Frame 1 (no input): blank canvas, image omitted
Frame 60 (the mouse pressed at the canvas centre just before this capture): blank canvas, image omitted
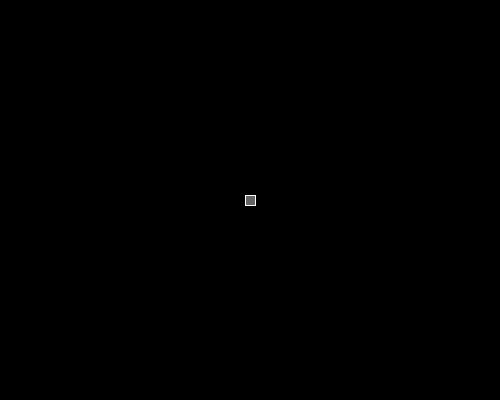
Frame 120 (the mouse held since frame 60 and released just before this capture)

The Processing sketch whose frames 1 and 60 were blank and that drew this single picture after the mouse press (run headless with seeded random() and noise(); from frame 60 on, the mouse is pressed at the canvas centre):

// Processing sketch: processing_103450
// ── processing_103450.pde

int x, y,timeout;
PVector tempMouse, tempSpot;
ArrayList squares;


void setup() {
  size(500,400);
  background(0);
  stroke(255);
  noFill();
  noCursor();
  frameRate(150);
  timeout = 0;
  tempMouse = new PVector(0,0);
  tempSpot = new PVector(0,0);
  squares = new ArrayList();
}

void draw() {
  background(0);
  if (mousePressed) {
    if ((millis()-timeout)>100) {
      timeout= millis();
      squares.add(new PVector(mouseX-5,mouseY-5));
    }
  }  
  for (int i = 0; i<squares.size();i++) {
    fill(100);
    PVector tempSpot = (PVector) squares.get(i);
    rect(tempSpot.x,tempSpot.y,10,10);
    noFill();
  }
  rect(mouseX-5,mouseY-5,10,10);
  
}
